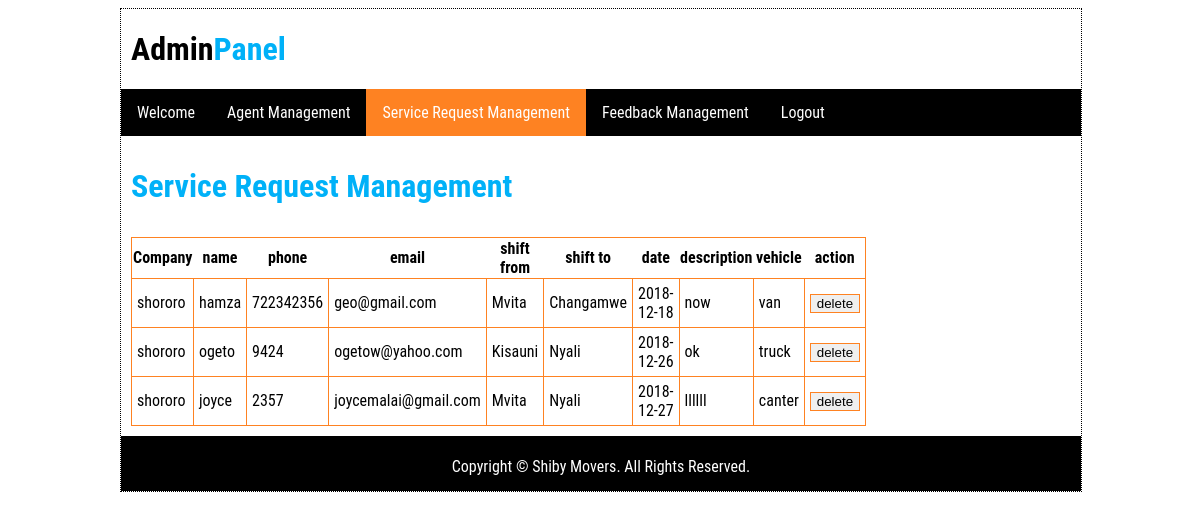
/admin/servicerequests.php (signed in), run on the app's committed database.
### tables this page shows
CREATE TABLE `requests` (
  `company` varchar(100) NOT NULL,
  `fullname` varchar(200) NOT NULL,
  `mobilenumber` int(50) NOT NULL,
  `email` varchar(100) NOT NULL,
  `shiftfrom` varchar(100) NOT NULL,
  `shiftto` varchar(100) NOT NULL,
  `date` date NOT NULL,
  `description` varchar(300) NOT NULL,
  `vehicle` varchar(100) NOT NULL,
  `quote_id` int(10) UNSIGNED NOT NULL,
  `agent_id` int(10) NOT NULL
);

### admin/servicerequests.php (the view, shortened to what this page needs)
<!DOCTYPE html>
<html>
  <head>
<link rel="stylesheet" href="\bbit/css/style.css">
  </head>
  <body>
    <div id="main">
        <header>
<h1><a href="index.php">Admin<span class="logo_colour">Panel</span></a></h1>
          </header>
          <nav>
            <ul id="nav">
              <li><a href="index.php">Welcome</a></li>
              <li><a href="agents.php">Agent Management</a></li>
              <li><a style="background:#FE8222;"href="servicerequests.php">Service Request Management</a></li>
              <li><a href="feedback.php">Feedback Management</a></li>
              <li><a href="logout.php">Logout</a></li>
            </ul>
          </nav>
        <div id="site_content">
<h1>Service Request Management </h1>
  <table>
    <tr>
      <th>Company</th><th>name</th><th>phone</th>
      <th>email</th><th>shift from</th><th>shift to</th><th>date</th>
      <th>description</th><th>vehicle</th><th>action</th>
    </tr>
<?php
require_once $_SERVER['DOCUMENT_ROOT'] .'/bbit/logindetails.php';
$connection=mysqli_connect($hn, $un, $pw, $db);
$query= "SELECT * FROM requests";
  $result = $connection->query($query);
  while ($row=mysqli_fetch_row($result))
  {
  $company=$row[0];
  $name=$row[1];
  $phone=$row[2];
  $email=$row[3];
  $shiftfrom=$row[4];
  $shiftto=$row[5];
  $date=$row[6];
  $description=$row[7];
  $vehicle=$row[8];
  $quote_id=$row[9];
echo <<<_Shiby
<tr>
<td>$company</td>
<td>$name</td>
<td>$phone</td>
<td>$email</td>
<td>$shiftfrom</td>
<td>$shiftto</td>
<td>$date</td>
<td>$description</td>
<td>$vehicle</td>
<form class="" action="servicerequests.php" method="post">
<input type="hidden" name="quote_id" value="$quote_id">
<td><input type="submit" name="delete" value="delete"></td>
</form>
</tr>
_Shiby;
   }
   ?>
  </table>
        <footer>
          <p>Copyright &copy; Shiby Movers. All Rights Reserved. </p>
        </footer>
      </div>
</div>
  </body>
</html>

### css/style.css (style rules this page uses)
header { width: 100%; height: 80px; background-color: white; color: black; overflow: hidden; }
header a { padding-left: 10px; color: black; text-decoration: none; }
body { font-family: 'Roboto Condensed', sans-serif; width: 80%; margin-left: 10%; border: 1px dotted black; }
.logo_colour { color: #00B1F8; }
nav ul { list-style-type: none; margin: 0; padding: 0; overflow: hidden; background-color: black; }
nav li { float: left; }
nav li a { display: block; color: white; text-align: center; padding: 14px 16px; text-decoration: none; }
#site_content h1 { color: #00B1F8; padding: 10px; }
footer { align-items: center; clear: both; background-color: black; color: white; text-align: center; width: 100%; height: 50px; padding-top: 5px; margin-top: 30px: }
select,input,option { border: 1px solid #FE8222; }
table,td { margin: 10px; border: 1px solid #FE8222; width: 50%; padding: 5px; border-collapse: collapse; }

### data on the page
requests: company "shororo", fullname "hamza", mobilenumber "722342356", email "geo@gmail.com", shiftfrom "Mvita", shiftto "Changamwe", date "2018-12-18", description "now", vehicle "van"
requests: company "shororo", fullname "ogeto", mobilenumber "9424", email "ogetow@yahoo.com", shiftfrom "Kisauni", shiftto "Nyali", date "2018-12-26", description "ok", vehicle "truck"
requests: company "shororo", fullname "joyce", mobilenumber "2357", email "joycemalai@gmail.com", shiftfrom "Mvita", shiftto "Nyali", date "2018-12-27", description "llllll", vehicle "canter"
